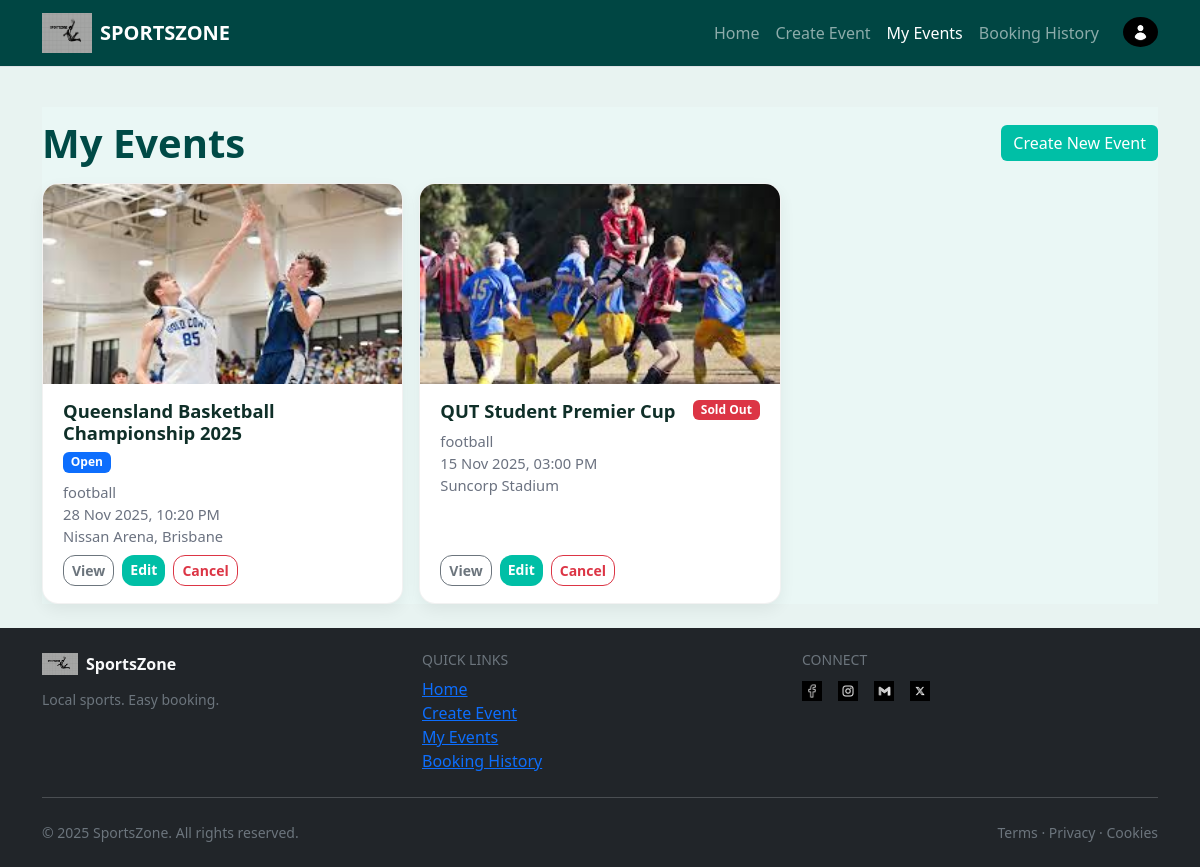
The page /my-events (signed in) on the database as committed earlier.
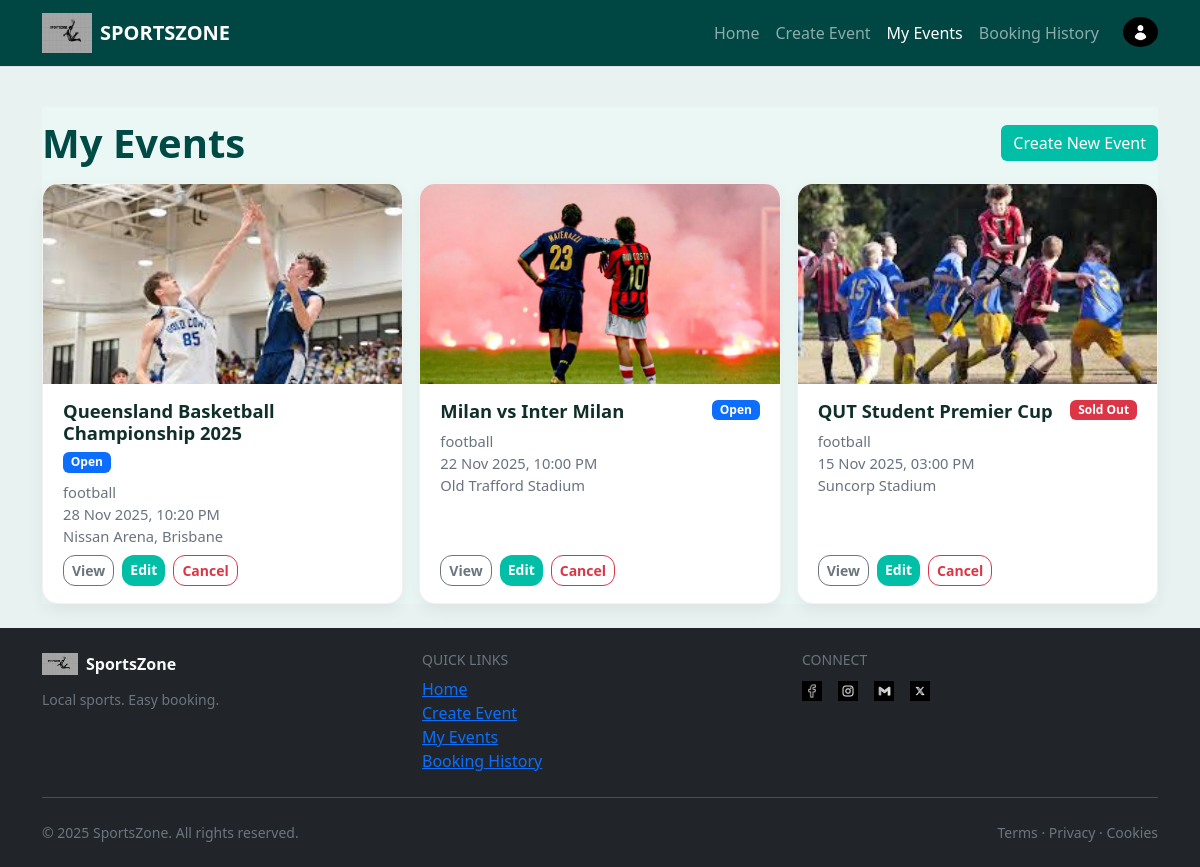
The same page on the database as committed later.
### SportsZone/models.py (models this page shows, shortened)
class Event(db.Model):
    __tablename__ = "events"
    id = db.Column(db.Integer, primary_key=True)
    user_id = db.Column(db.Integer, db.ForeignKey("users.id"), nullable=False)  # creator/owner
    venue_id = db.Column(db.Integer, db.ForeignKey("venues.id"))
    sports_type = db.Column(db.String(64), index=True)  # Football, Basketball, etc.
    event_title = db.Column(db.String(256), nullable=False)
    home_team_name = db.Column(db.String(64))
    away_team_name = db.Column(db.String(64))
    event_image = db.Column(db.String(256))  # filename in /static/img
    description = db.Column(db.Text)
    start_datetime = db.Column(db.DateTime, default=datetime.utcnow, nullable=False)
    end_datetime = db.Column(db.DateTime)
    status = db.Column(db.String(32), index=True, default="Open", nullable=False)
    total_tickets = db.Column(db.Integer, default=120, nullable=False)
    tickets_sold = db.Column(db.Integer, default=0, nullable=False)
    ticket_price = db.Column(db.Float, default=0.0, nullable=False)
    comments = db.relationship(
        "Comment", backref="event", lazy=True, cascade="all, delete-orphan"
    )
    bookings = db.relationship(
        "Booking", backref="event", lazy=True, cascade="all, delete-orphan"
    )

class Venue(db.Model):
    __tablename__ = "venues"
    id = db.Column(db.Integer, primary_key=True)
    venue_name = db.Column(db.String(128), nullable=False)
    venue_address = db.Column(db.String(256))
    capacity = db.Column(db.Integer)
    events = db.relationship("Event", backref="venue", lazy=True)

### SportsZone/views.py (the view)
@main_bp.route("/my-events", methods=["GET"], endpoint="my_events")
@login_required
def my_events():
    events = (
        Event.query.filter(Event.user_id == current_user.id)
        .order_by(Event.start_datetime.desc())
        .all()
    )
    return render_template("my_events.html", title="My Events", events=events)

### SportsZone/templates/my_events.html (shortened to what this page needs)
{% extends "base.html" %}
{% block body %}
<div class="my-events-page">
  <div class="d-flex align-items-center justify-content-between mb-3">
    <h1 class="page-title m-0">My Events</h1>
    <a href="{{ url_for('main.create_event') }}" class="btn btn-primary">Create New Event</a>
  </div>
  {% if events %}
    {% set badge_map = {'Open':'primary','Sold Out':'danger','Cancelled':'secondary','Inactive':'warning'} %}
    <div class="row g-3">
      {% for e in events %}
        <div class="col-12 col-md-6 col-lg-4">
          <article class="event-card">
            <div class="thumb-wrap">
              {% if e.event_image %}
                <img class="thumb" src="{{ url_for('static', filename='img/' ~ e.event_image) }}" alt="{{ e.event_title }}">
              {% else %}
                <div class="thumb d-flex align-items-center justify-content-center text-uppercase fw-bold"
                     style="background:#c8f6ef;color:#0f2f28;font-size:2rem;">
                  {{ e.event_title[:1] if e.event_title else 'E' }}
                </div>
              {% endif %}
            </div>
            <div class="body">
              <div class="d-flex align-items-start justify-content-between flex-wrap gap-2 mb-2">
                <h2 class="title">{{ e.event_title }}</h2>
                <span class="badge text-bg-{{ badge_map.get(e.status,'secondary') }}">{{ e.status }}</span>
              </div>
              <div class="meta">
                {{ e.sports_type or 'sport' }}<br>
                {% if e.start_datetime %}{{ e.start_datetime.strftime('%d %b %Y, %I:%M %p') }}{% endif %}<br>
                {% if e.venue %}{{ e.venue.venue_name }}{% endif %}
              </div>
            </div>
            <div class="card-footer">
              <div class="actions d-flex flex-wrap gap-2">
                <a href="{{ url_for('main.view_event', event_id=e.id) }}"
                   class="btn btn-outline-secondary btn-sm">View</a>
                <a href="{{ url_for('main.create_event', event_id=e.id) }}"
                   class="btn btn-primary btn-sm">Edit</a>
                <form method="POST"
                      action="{{ url_for('main.cancel_event', event_id=e.id) }}"
                      onsubmit="return confirm('Cancel this event? This will stop further bookings.');"
                      class="d-inline">
                  <button class="btn btn-outline-danger btn-sm"
                          {% if e.status == 'Cancelled' %}disabled{% endif %}>
                    Cancel
                  </button>
                </form>
              </div>
            </div>
          </article>
        </div>
      {% endfor %}
    </div>
  {% else %}
    <div class="alert alert-info mt-3">You haven’t created any events yet.</div>
  {% endif %}
</div>
{% endblock %}

Rows that differ between the two databases and show on the page:
added Event: event_image (picture), event_title "Milan vs Inter Milan", status "Open", sports_type "football", start_datetime "22 Nov 2025, 10:00 PM", venue.venue_name "Old Trafford Stadium"
